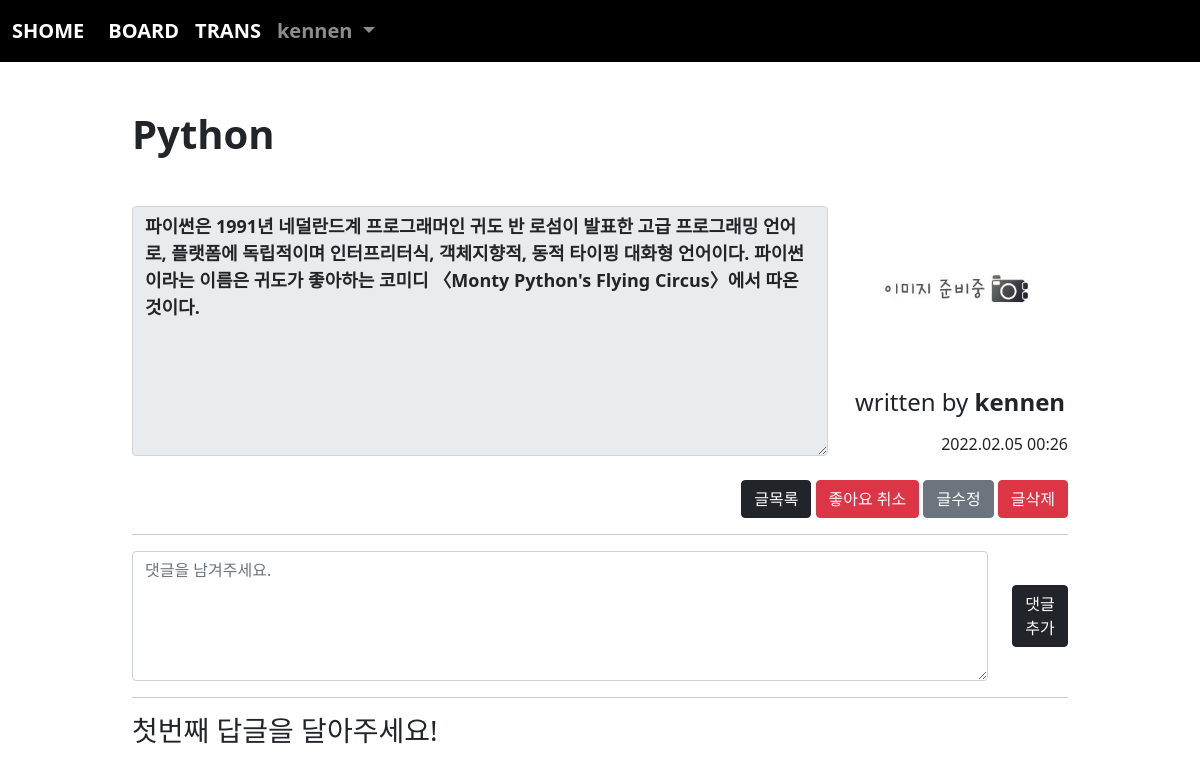
The page /board/detail/2 (signed in) on the database its author committed.
### acc/models.py (models this page shows)
class User(AbstractUser):
    comment = models.TextField()
    pic = models.ImageField(upload_to="user/%y")
    age = models.IntegerField(default=0)
    def getpic(self):
        if self.pic:
            return self.pic.url
        return "/media/noimage.png"

### board/models.py (models this page shows, shortened)
class Board(models.Model):
    subject = models.CharField(max_length=200)
    writer = models.ForeignKey(User, on_delete=models.CASCADE, related_name="writer")
    content = models.TextField()
    likey = models.ManyToManyField(User, blank=True, related_name="likey")
    pubdate = models.DateTimeField()

### board/views.py (the view)
# urls.py: path('detail/<bpk>', views.detail, name="detail"),
def detail(request, bpk):
    b = Board.objects.get(id=bpk)
    r = b.reply_set.all()
    context = {
        "b" : b,
        "rlist" : r,
    }
    return render(request, "board/detail.html", context)

### template/board/detail.html (shortened to what this page needs)
{% extends 'base.html' %}
{% block con %}
    <div class="container mt-5 mb-5" style="width: 80%;">
        <h1><b>{{ b.subject }}</b></h1>
        <div class="row mt-5">
            <div class="col-lg-9">
                <textarea class="form-control" style="height: 250px; font-weight: bold; font-size: large;" disabled>{{ b.content }}</textarea>
            </div>
            <div class="col-lg-3 text-center" style="margin: auto;">
                <img src="{{ b.writer.getpic }}" width="100%">
                <div class="mt-3">
                    <h4>written by <b>{{ b.writer }}</b></h4>
                </div>
                <div class="mt-3 text-end">
                    {{ b.pubdate|date:'Y.m.d H:i' }}
                </div>
            </div>
        </div>
        <div class="text-end mt-4">
            <a href="{% url 'board:index' %}" class="btn btn-dark">글목록</a>
            {% if user in b.likey.all %}
            <a href="{% url 'board:unlikey' b.id %}" class="btn btn-danger">좋아요 취소</a>
            {% else %}
            <a href="{% url 'board:likey' b.id %}" class="btn btn-primary">좋아요</a>
            {% endif %}
            {% if user == b.writer %}
                <a href="{% url 'board:update' b.id %}" class="btn btn-secondary">글수정</a>
                <button type="button" class="btn btn-danger" data-bs-toggle="modal" data-bs-target="#a">
                   글삭제
                </button>
            {% endif %}
        </div>
        <hr>
        <form method="post" action="{% url 'board:creply' b.id %}">
            <div class="row">
                <div class="col-lg-11">
                    <textarea class="form-control" name="com" style="height: 130px;" placeholder="댓글을 남겨주세요."></textarea>
                </div>
                <div class="col-lg-1 text-center" style="margin: auto;">
                    <button class="btn btn-dark">댓글추가</button>
                </div>
            </div>
        </form>
        <hr>
        {% if rlist %}
            {% for i in rlist %}
                <div class="row mb-5">
                    <div class="col-lg-2">
                        <img src="{{ i.replyer.getpic }}" width="100%">
                        <div class="mt-2 text-center">
                            <b>{{ i.replyer }}</b>
                        </div>
                    </div>
                    <div class="col-lg-8">
                        <textarea class="form-control" style="height: 120px;" disabled>{{ i.comment }}</textarea>
                    </div>
                    <div class="col-lg-2 text-center" style="margin: auto;">
                        <a href="{% url 'board:dreply' b.id i.id %}"><button class="btn btn-dark mb-2">댓글삭제</button></a>
                    </div>
                </div>
            {% endfor %}
        {% else %}
                <h3>첫번째 답글을 달아주세요!</h3>
        {% endif %}
    </div>
{% endblock %}

### template/base.html (shortened to what this page needs)
<!doctype html>
<html lang="en">
    <head>
        <link href="https://cdn.jsdelivr.net/npm/bootstrap@5.1.3/dist/css/bootstrap.min.css" rel="stylesheet">
    </head>
    <body>
        {% if user.is_authenticated %}
            <nav class="navbar navbar-expand-lg navbar-dark" style="background-color: rgb(0, 0, 0); font-size: 20px; font-weight: bold;">
                <div class="container-fluid">
                    <a class="navbar-brand" href="{% url 'acc:index' %}">SHOME</a>
                    <div class="collapse navbar-collapse" id="navbarSupportedContent">
                        <ul class="navbar-nav me-auto mb-2 mb-lg-0">
                            <li class="nav-item">
                                <a class="nav-link active" aria-current="page" href="{% url 'board:index' %}">BOARD</a>
                            </li>
                            <li class="nav-item">
                                <a class="nav-link active" aria-current="page" href="{% url 'trans:index' %}">TRANS</a>
                            </li>
                            <li class="nav-item dropdown">
                                <a class="nav-link dropdown-toggle" href="#" id="navbarDropdown" role="button" data-bs-toggle="dropdown" aria-expanded="false">
                                    {{ user }}
                                </a>
                            </li>
                        </ul>
                    </div>
                </div>
            </nav>
        {% endif %}
        {% if user.is_authenticated %}
            {% block con %}{% endblock %}
        {% endif %}
    </body>
</html>

### rows shown on the page
User: username "kennen"
Board: subject "Python", content "파이썬은 1991년 네덜란드계 프로그래머인 귀도 반 로섬이 발표한 고급 프로그래밍 언어로, 플랫폼에 독립적이며 인터프리터식, 객체지향적, 동적 타이핑 대화형 언어이다. 파이썬이라는 이름은 귀도가 좋아하는 코미디 〈Monty Python's Flying Circus〉에서 따온 것이다.", writer "kennen", pubdate "2022.02.05 00:26"
